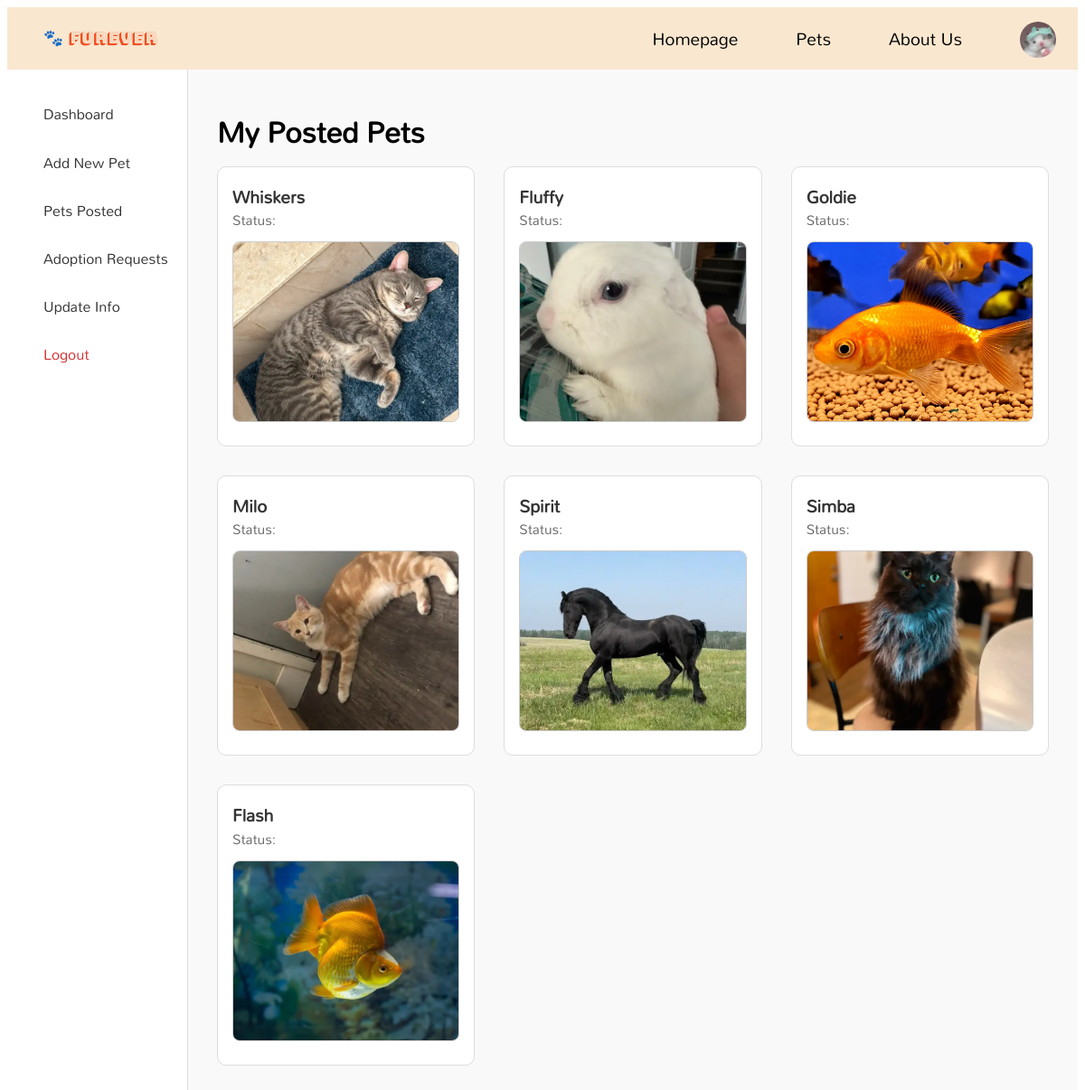
The app's page /public/staff/provider/provider_dashboard_post.php (signed in), older data.
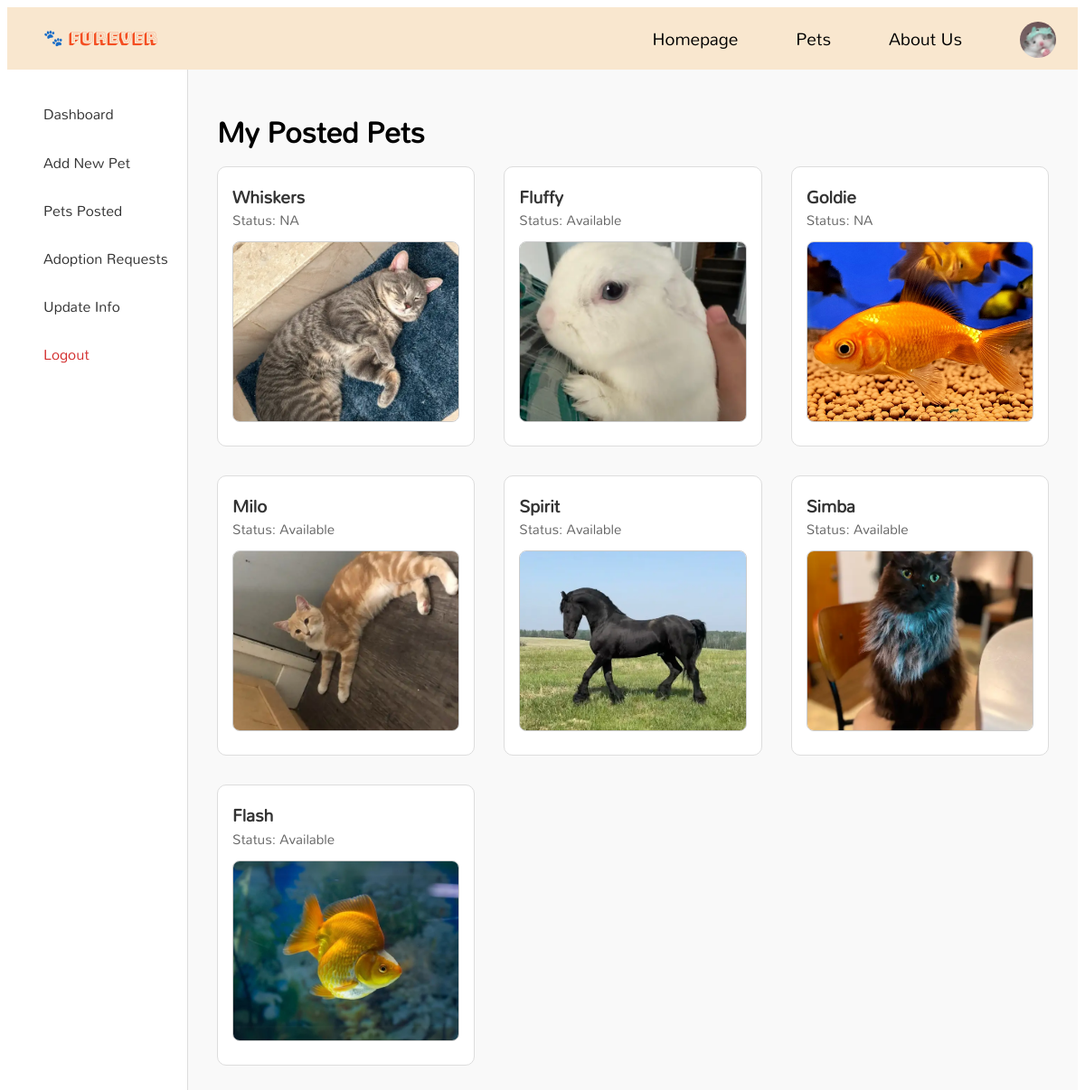
The same page, newer data.
### tables this page shows
CREATE TABLE `user` (
  `user_id` int(5) NOT NULL,
  `user_type` varchar(20) NOT NULL,
  `user_name` varchar(15) NOT NULL,
  `password` varchar(255) NOT NULL,
  `legal_name` varchar(50) NOT NULL,
  `email` varchar(50) NOT NULL,
  `other_contact` varchar(50) NOT NULL,
  `profile_photo` varchar(50) NOT NULL
);

CREATE TABLE `pet_images` (
  `pet_id` int(5) NOT NULL,
  `images` varchar(255) NOT NULL
);

CREATE TABLE `pet` (
  `pet_id` int(5) NOT NULL,
  `pet_name` varchar(20) NOT NULL,
  `location` varchar(50) NOT NULL,
  `pet_type` varchar(20) NOT NULL,
  `post_date` date NOT NULL,
  `description` text NOT NULL,
  `status` varchar(20) NOT NULL
);

### public/staff/provider/provider_dashboard_post.php (the view, shortened to what this page needs)
<?php require_once("../../../private/functions/initialization.php") ?>
<?php
    $page_styles = [
        PUBLIC_PATH . '/css/header.css',
        PUBLIC_PATH . '/css/provider_dashboard_post.css',
        PUBLIC_PATH . '/css/sidebar.css',
        PUBLIC_PATH . '/css/font.css',
        PUBLIC_PATH . '/css/grid.css',
        PUBLIC_PATH . '/css/footer.css',
        'https://cdnjs.cloudflare.com/ajax/libs/font-awesome/5.15.4/css/all.min.css',
    ];
    require_once(ROOT_PATH . SHARED_PATH . '/header.php');
?>
<?php
    $user_name = $_SESSION['user_name'];
    $userQuery = "SELECT user_id FROM user WHERE user_name = '$user_name'";
    $userResult = mysqli_query($connection, $userQuery);
    $userData = mysqli_fetch_assoc($userResult);
    $user_id = $userData['user_id'];
    $allPetsQuery = "SELECT pet.pet_id, pet.pet_name, pet_images.images, pet.post_date, pet.status
    FROM provide_records
    JOIN pet ON provide_records.pet_id = pet.pet_id
    LEFT JOIN pet_images ON pet.pet_id = pet_images.pet_Id
    WHERE provide_records.user_id = '$user_id'
    GROUP BY pet.pet_id";
    $allPetsResult = mysqli_query($connection, $allPetsQuery);
?>
<body>
<div class="dashboard-wrapper">
    <div class="sidebar-nav">
        <a href="provider_dashboard.php" class="nav-btn">Dashboard</a>
        <a href="post_pet.php" class="nav-btn">Add New Pet</a>
        <a href="provider_dashboard_post.php" class="nav-btn">Pets Posted</a>
        <a href="adoption_requests.php" class="nav-btn">Adoption Requests</a>
        <a href="../general/personal_info.php" class="nav-btn">Update Info</a>
        <a href="../general/logout.php" class="nav-btn logout">Logout</a>
    </div>
    <div class="pet_container">
        <h1>My Posted Pets</h1>
        <?php if (mysqli_num_rows($allPetsResult) > 0): ?>
            <div class="pet-grid">
                <?php while ($pet = mysqli_fetch_assoc($allPetsResult)): ?>
                    <a class="pet-card" href="../../pages/pet_information.php?edit=<?php echo $pet['pet_id']; ?>">
                    <div>
                        <h3><?php echo htmlspecialchars($pet['pet_name']); ?></h3>
                        <p>Status: <?php echo htmlspecialchars($pet['status']); ?></p><br>
                        <?php if (!empty($pet['images'])): ?>
                            <img src="<?php echo htmlspecialchars(PUBLIC_PATH . '/images/petimages/' . $pet['images']); ?>"
                                alt="<?php echo htmlspecialchars($pet['pet_name']); ?>">
                            <?php else: ?>
                                <p><em>No image uploaded.</em></p>
                        <?php endif; ?>
                    </div>
                </a>
            <?php endwhile; ?>
        <?php else: ?>
            <p>No pets posted yet.</p>
        <?php endif; ?>
    </div>
</div>
</body>
</html>

### private/shared/header.php (shortened to what this page needs)
<?php require_once(ROOT_PATH . PRIVATE_PATH . "/functions/functions.php") ?>
<?php
    if(isset($_SESSION['user_name'])){
        $user_name = $_SESSION['user_name'];
        $type_query = "SELECT user_type, profile_photo FROM user WHERE user_name = '" . $user_name. "'";
        $type_res = mysqli_query($connection, $type_query);
        if ($type_res && mysqli_num_rows($type_res) > 0) {
            $userData = mysqli_fetch_assoc($type_res);
            $userType = $userData['user_type'];
            $photo = $userData['profile_photo'];
        } else {
            echo "No user found or query failed.";
        }
    }
?>
<!DOCTYPE html>
<html lang="en">
<head>
    <?php
        if(isset($page_styles) && is_array($page_styles)){
            foreach($page_styles as $style){
                echo '<link rel="stylesheet" href="' . $style . '">';
            }
        }
    ?>
</head>
<body>
    <header>
        <nav>
            <?php echo '<a class="logo" href="' . PUBLIC_PATH . '/pages/homepage.php"> 🐾 FurEver </a>';?>
            <div>
                <?php echo '<a href="' . PUBLIC_PATH . '/pages/homepage.php"> Homepage </a>';?>
                <?php echo '<a href="' . PUBLIC_PATH . '/pages/homepage.php#trending"> Pets </a>';?>
                <?php echo '<a href="' . PUBLIC_PATH . '/pages/about_us.php">About Us</a>';?>
                <?php
                    if(isset($_SESSION['user_name'])){
                        if($userType == 'provider'){
                            echo '<a href =' . PUBLIC_PATH . '/staff/provider/provider_dashboard.php' .' id="profile-photo-link">';
                            echo '<img src="' . PUBLIC_PATH . '/images/profilephoto/' . $photo . '" alt="Profile Photo" class="profile-photo">';
                            echo '</a>';
                        }
                        else if($userType == 'adopter'){
                            echo '<a href =' . PUBLIC_PATH . '/staff/adopter/adopter_dashboard.php' .' id="profile-photo-link">';
                            echo '<img src="' . PUBLIC_PATH . '/images/profilephoto/' . $photo . '" alt="Profile Photo" class="profile-photo">';
                            echo '</a>';
                        }
                    } else {
                        echo '<a href =' . PUBLIC_PATH . '/staff/general/login.php' .' id="login">Login</a>';
                    }
                ?>
            </div>
        </nav>
    </header>

### public/css/header.css (style rules this page uses)
* { box-sizing: border-box; }
body { font-family: 'Mandali', Verdana, sans-serif; line-height: 1; }
a { text-decoration: none; color: black; }
.logo { color: #f44e21; padding-left: 1rem; font-family: 'Bungeeshade', Verdana, sans-serif; font-size: 1.1rem; }
nav { text-align: center; font-size: 1.2rem; display: flex; justify-content: space-between; padding: 1rem 1.5rem 0.8rem; align-items: center; }
nav a { padding-right: 2rem; }
header { background-color: #F9E7CF; }
.profile-photo { width: 40px; height: 40px; border-radius: 50%; object-fit: cover; }
#profile-photo-link { display: inline-block; width: 40px; height: 40px; text-align: center; line-height: 0; overflow: hidden; }
#profile-photo-link img { height: 100%; object-fit: cover; }
nav > div { display: flex; align-items: center; gap: 2rem; }

### public/css/provider_dashboard_post.css (style rules this page uses)
.pet_container { flex: 1; padding: 2rem; background-color: #f9f9f9; }
.pet-grid { display: grid; grid-template-columns: 1fr 1fr 1fr; gap: 2rem; }
.pet-card { display: block; border: 1px solid #ddd; border-radius: 10px; padding: 1rem; background-color: #fff; color: inherit; text-decoration: none; transition: transform 0.2s ease, box-shadow 0.2s ease; cursor: pointer; }
.pet-card img { width: 100%; height: 200px; object-fit: cover; border-radius: 8px; border: 1px solid #ccc; margin-bottom: 0.5rem; }
.pet-card h3 { margin: 0.5rem 0; color: #333; font-size: 1.2rem; }
.pet-card p { margin: 0; color: #666; font-size: 0.95rem; }

### public/css/sidebar.css (style rules this page uses)
.dashboard-wrapper { display: flex; min-height: 100vh; background-color: #f5f5f5; }
.sidebar-nav { width: 200px; background-color: #fff; padding: 2rem 1rem; border-right: 1px solid #ddd; display: flex; flex-direction: column; gap: 1rem; padding-left: 40px; }
.nav-btn { padding: 0.6rem 0; color: #333; text-decoration: none; font-weight: 500; font-size: 1rem; transition: color 0.3s, border-bottom 0.3s; border-bottom: 2px solid transparent; cursor: pointer; }
.nav-btn.logout { color: #d32f2f; }

Row changes from the older to the newer data that the page shows:
changed through a linked row, pet_images "Whiskers": pet.status (not shown) → "NA"
changed through a linked row, pet_images "Fluffy": pet.status (not shown) → "Available"
changed through a linked row, pet_images "Goldie": pet.status (not shown) → "NA"
changed through a linked row, pet_images "Milo": pet.status (not shown) → "Available"
changed through a linked row, pet_images "Spirit": pet.status (not shown) → "Available"
changed through a linked row, pet_images "Simba": pet.status (not shown) → "Available"
changed through a linked row, pet_images "Flash": pet.status (not shown) → "Available"
